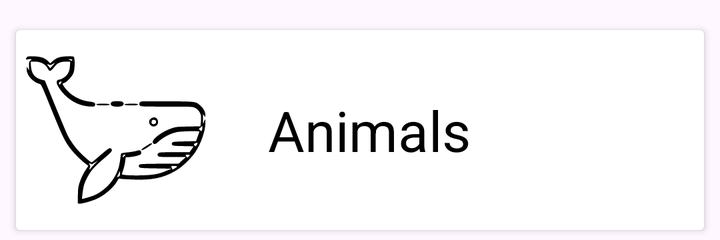
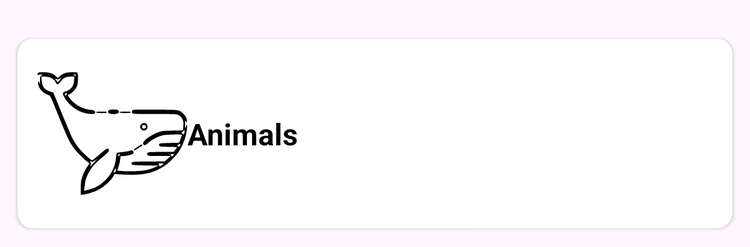

An Android layout and its configuration variant, each rendered on a device that would load it. The default file and the variant file are quoted in full after the pictures.
<!-- AndroidManifest.xml: application theme Theme.WordUp -->
<!-- res/layout/recycler_view_row.xml -->
<?xml version="1.0" encoding="utf-8"?>
<androidx.constraintlayout.widget.ConstraintLayout xmlns:android="http://schemas.android.com/apk/res/android"
    xmlns:app="http://schemas.android.com/apk/res-auto"
    xmlns:tools="http://schemas.android.com/tools"
    android:layout_width="match_parent"
    android:layout_height="wrap_content">

    <androidx.cardview.widget.CardView
        android:layout_width="match_parent"
        android:layout_height="wrap_content"
        android:layout_marginTop="15dp"
        android:layout_marginBottom="5dp"
        android:layout_marginStart="8dp"
        android:layout_marginEnd="8dp"
        app:layout_constraintBottom_toBottomOf="parent"
        app:layout_constraintEnd_toEndOf="parent"
        app:layout_constraintStart_toStartOf="parent"
        app:layout_constraintTop_toTopOf="parent">

        <androidx.constraintlayout.widget.ConstraintLayout
            android:layout_width="match_parent"
            android:layout_height="match_parent">

            <ImageView
                android:id="@+id/imageView2"
                android:layout_width="100dp"
                android:layout_height="100dp"
                android:padding="5dp"
                app:layout_constraintBottom_toBottomOf="parent"
                app:layout_constraintStart_toStartOf="parent"
                app:layout_constraintTop_toTopOf="parent"
                app:srcCompat="@drawable/ic_whale" />

            <TextView
                android:id="@+id/textView"
                android:layout_width="wrap_content"
                android:layout_height="wrap_content"
                android:text="@string/pack_vocabs"
                android:textColor="@color/black"
                android:textSize="28sp"
                app:layout_constraintBottom_toBottomOf="parent"
                app:layout_constraintEnd_toEndOf="parent"
                app:layout_constraintHorizontal_bias="0.182"
                app:layout_constraintStart_toEndOf="@+id/imageView2"
                app:layout_constraintTop_toTopOf="parent" />

        </androidx.constraintlayout.widget.ConstraintLayout>
    </androidx.cardview.widget.CardView>
</androidx.constraintlayout.widget.ConstraintLayout>
<!-- resources referenced by this layout -->
<resources>
  <color name="black">#FF000000</color>
  <!-- drawable ic_whale: vector/xml drawable (drawable, 5340 chars, omitted) -->
  <string name="pack_vocabs">Animals</string>
  <style name="Theme.WordUp" parent="Base.Theme.WordUp" />
  <style name="Base.Theme.WordUp" parent="Theme.Material3.DayNight.NoActionBar">
          
          
      </style>
</resources>
<!-- res/layout-sw600dp/recycler_view_row.xml (the repository's variant of the layout above) -->
<!-- drawn on a 7-inch tablet held upright -->
<?xml version="1.0" encoding="utf-8"?>
<androidx.constraintlayout.widget.ConstraintLayout
    xmlns:android="http://schemas.android.com/apk/res/android"
    xmlns:app="http://schemas.android.com/apk/res-auto"
    android:layout_width="match_parent"
    android:layout_height="wrap_content"
    android:padding="8dp">

    <androidx.cardview.widget.CardView
        android:layout_width="match_parent"
        android:layout_height="wrap_content"
        android:layout_marginTop="16dp"
        android:layout_marginBottom="8dp"
        android:elevation="4dp"
        app:cardCornerRadius="12dp"
        app:cardUseCompatPadding="true"
        app:layout_constraintTop_toTopOf="parent"
        app:layout_constraintStart_toStartOf="parent"
        app:layout_constraintEnd_toEndOf="parent">

        <androidx.constraintlayout.widget.ConstraintLayout
            android:layout_width="match_parent"
            android:layout_height="wrap_content"
            android:padding="16dp">

            <ImageView
                android:id="@+id/imageView2"
                android:layout_width="120dp"
                android:layout_height="120dp"
                android:layout_marginEnd="16dp"
                android:scaleType="centerInside"
                app:layout_constraintStart_toStartOf="parent"
                app:layout_constraintTop_toTopOf="parent"
                app:layout_constraintBottom_toBottomOf="parent"
                app:srcCompat="@drawable/ic_whale" />

            <TextView
                android:id="@+id/textView"
                android:layout_width="0dp"
                android:layout_height="wrap_content"
                android:text="@string/pack_vocabs"
                android:textColor="@android:color/black"
                android:textSize="24sp"
                android:textStyle="bold"
                app:layout_constraintStart_toEndOf="@id/imageView2"
                app:layout_constraintTop_toTopOf="parent"
                app:layout_constraintBottom_toBottomOf="parent"
                app:layout_constraintEnd_toEndOf="parent"
                app:layout_constraintHorizontal_bias="0" />

        </androidx.constraintlayout.widget.ConstraintLayout>
    </androidx.cardview.widget.CardView>
</androidx.constraintlayout.widget.ConstraintLayout>
<!-- resources referenced by the variant -->
<!-- as a 7-inch tablet held upright resolves them -->
<resources>
  <!-- drawable ic_whale: vector/xml drawable (drawable, 5340 chars, omitted) -->
  <string name="pack_vocabs">Animals</string>
  <style name="Theme.WordUp" parent="Base.Theme.WordUp" />
  <style name="Base.Theme.WordUp" parent="Theme.Material3.DayNight.NoActionBar">
          
          
      </style>
</resources>
